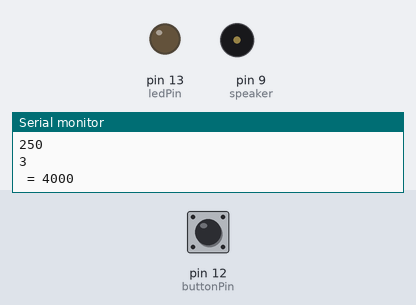
A sketch run on a simulated Arduino Uno, built with avr-gcc and run on an emulated ATmega328P. Parts: output pins drawn as LEDs (lit = HIGH), buzzer (waves = sounding), the last lines printed to the serial monitor. Dashed ring = blinking. The test bench sets the inputs (shaded band); at power-on: pin 12 (buttonPin) HIGH. Random numbers use the default seed unless the sketch sets one.

Above: at 4.8 s.
4.9 s: pin 12 (buttonPin) pulled LOW for 0.15 s
At 7.2 s:
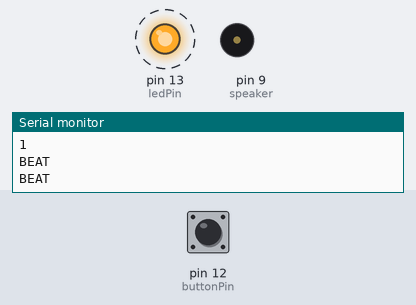
8.0 s: pin 12 (buttonPin) pulled LOW for 1 s
At 9.02 s:
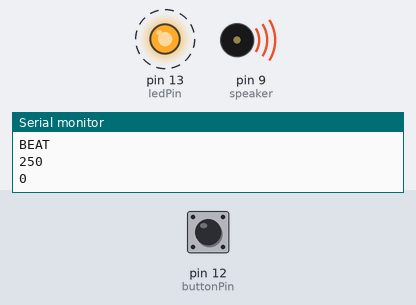
12.0 s: pin 12 (buttonPin) pulled LOW for 3.2 s
At 17.6 s:
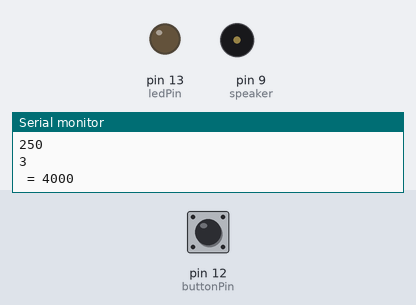
Timing chart, 0 to 19.1 s (numbered marks = the images above; inputs shaded):
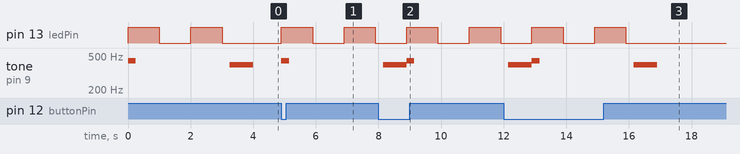

Measured:
- after the input at 4.9 s, pin 13 (ledPin): alternates HIGH for 1.0 s and LOW for 1.0 s, starting at once; tone on pin 9 (speaker): silent → 440 Hz at once, → silent 0.25 s later
- after the input at 8.0 s, pin 13 (ledPin): alternates HIGH for 1.0 s and LOW for 1.0 s, starting after 0.90 s
- after the input at 12.0 s, pin 13 (ledPin): alternates HIGH for 1.0 s and LOW for 1.0 s, 4 changes in all, then stays LOW, starting after 0.90 s
- by itself, pin 13 (ledPin): alternates HIGH for 1.0 s and LOW for 1.0 s, 4 changes in all, then stays LOW

The sketch:

RandomRhythm.ino
```cpp
/*
   Random rhythm generator

   Required hardware and circuit setup:
   Speaker attached to pin 9
   Button attached to pin 12
*/

// Speaker
const int speaker = 9; //pin

// Button
// While the button is pressed, the rhythm plays through the speaker
int buttonPin = 12;
int buttonState = 0; //1 means pressed; 0 means not pressed


// Time Signature:
const int beats = 4;
const int beatnote = 4;

// Tempo
const int bpm = 60;
float beatTime = 60000 / bpm; // time of 1 beat in milliseconds

// Chance multipliers (in %)
const int pauseChance = 20;

const int pauseInSequenceChance = 25; //Chance of having a pause in a triplet sequence
const int tripletChance = 15;

const int singledotChance = 20;
const int doubledotChance = 5;


// A list with the length (in beats x 1000)
// of all types of notes
// generated in the setup()
int noteLen[6];


int ledState = HIGH;
int ledPin = 13;

void setup() {
  Serial.begin(9600);
  randomSeed(analogRead(0));

  float k = 1000.0;
  for (int i = 0; i < 5; i++) {
    noteLen[i] = (int)(k * beatnote);

    k /= 2;
    /* noteLen indexes:
      0 -> whole note
      1 -> half note
      2 -> quarter note
      3 -> 8th note
      4 -> 16th note
    */
  }

  pinMode (buttonPin, INPUT_PULLUP);      // Sets pin 12 as a input for the button
  //digitalWrite (buttonPin, HIGH);  // Activates the pullup resistor of pin 12

  pinMode(ledPin, OUTPUT);
}


boolean randChance(int chance) {
  int r = random(1, 101);
  if (chance >= r) {
    return true;
  } else {
    return false;
  }
}


void loop() {

  //vars
  boolean rhythmReady = false; // shows whether we have successfully generated the rhythm
  int Measure[33]; // will hold the notes (their lengths in beatsx1000)

  //int counter = 0;
  //String readNote = "";
  while (rhythmReady == false) {
    /* UNCOMENT THIS  AND THE 2 LINES ABOVE IF THE NOTES ARE BEING RECEIVED THRU SERIAL
      if (Serial.available() > 0) {
      char data = Serial.read();
      if (data == ' ') {
        int readNoteInt = readNote.toInt();
        Measure[counter] = readNoteInt;
        counter += 1;
        readNote = "";
      } else if (data == '$') {
        Measure[counter] = 0;
        rhythmReady = true;
      } else {
        readNote += data;
      }

      }

      delay(10);
      AND THEN COMMENT EVERYTHING ELSE IN THIS LOOP*/
    int timeLeft = beats * 1000;
    int noteNum = 0;

    while (timeLeft > 0) {
      // NEW NOTE

      //What type of note?
      int lengthn = noteLen[random(0, 5)]; //holds length of current note
      if (timeLeft < lengthn) continue;

      //Pause or tone?
      boolean isPause = randChance(pauseChance);

      //Triplet sequence?
      int tripletNotesLeft = 0;
      boolean TripletMode = false;

      if ((2 * lengthn) % 1000 == 0 && timeLeft >= 2 * lengthn) {
        TripletMode = randChance(tripletChance);
      }
      if (TripletMode) tripletNotesLeft = 3;

      while (tripletNotesLeft > 0) {
        isPause = randChance(pauseInSequenceChance);

        int newLength = (int)(lengthn * (2.0 / 3));

        if (isPause) {
          Measure[noteNum] = -newLength; // if it's a pause, we make it negative
        } else {
          Measure[noteNum] = newLength;
        }
        noteNum += 1;
        tripletNotesLeft -= 1;
      }

      if (TripletMode) {
        timeLeft -= 2 * lengthn; // clears out the time of all 3 triplets at once
        continue;
      }
      TripletMode = false;

      //Dotted?
      boolean singleDot = randChance(singledotChance);
      boolean doubleDot = randChance(doubledotChance);
      if (singleDot && doubleDot) doubleDot = false; //?

      if (singleDot) {
        if (lengthn < noteLen[3]) continue;
        lengthn *= 1.5;
        if (timeLeft < lengthn) continue;
      } else if (doubleDot) {
        if (lengthn < noteLen[2]) continue;
        lengthn *= 1.75;
        if (timeLeft < lengthn) continue;
      }


      // Finally, adding the note!
      timeLeft -= lengthn;
      if (isPause) {
        Measure[noteNum] = -lengthn;
        // if it's a pause, it is stored as a negative number
      } else {
        Measure[noteNum] = lengthn;
      }
      Serial.println(Measure[noteNum]);
      noteNum += 1;
    }

    Measure[noteNum] = 0; // will mark the end of the measure
    buttonState = 1; // in order to play the rhythm once intitally
    rhythmReady = true; // now we are ready to move on to the second part
  }


  // Second part of the process (playing the rhythm):

  while (rhythmReady) {
    Serial.println(' ');
    int sum = 0; //for debug purposes only

    int currentNote = 0;
    bool firstNoteNotPlayed = true;
    unsigned long previousMillis = 1; //updates each note
    unsigned long previousBeatMillis = millis(); //updates each beat

    while (buttonState == 1) {

      unsigned long int duration = abs(Measure[currentNote]) * beatTime / 1000; //ms
      unsigned long currentMillis = millis();

      if (currentMillis - previousMillis >= duration || firstNoteNotPlayed) {
        // PLAYS NEXT NOTE OF THE MEASURE
        noTone(speaker);

        if (!firstNoteNotPlayed) {
          currentNote += 1;
        } else {
          firstNoteNotPlayed = false;
          // marks the first beat
          digitalWrite(ledPin, HIGH);
          Serial.println("BEAT");
          previousBeatMillis = currentMillis;
        }

        if (Measure[currentNote] == 0) {
          buttonState = 0;
          digitalWrite(ledPin, LOW);
          previousBeatMillis = currentMillis;
          break;
        }

        Serial.println(Measure[currentNote]);
        Serial.println(currentNote);

        //digitalWrite(ledPin, ledState%2); // change with each note
        //ledState += 1;

        //Serial.print(int(Measure[currentNote]));
        sum += abs(Measure[currentNote]);
        //Serial.print(' ');

        int note = 0;
        if (Measure[currentNote] > 0) {
          //if note is not a pause
          if (currentNote == 0) {
            note = 440; //A4
          } else {
            note = 394; //G4
          }
        }

        tone(speaker, note, abs(Measure[currentNote]) * beatTime / 1000);

        previousMillis = currentMillis;
      }


      if (currentMillis - previousBeatMillis >= (long)beatTime) {
        // CHANGES THE STATE OF THE LED ON EACH BEAT LIKE A METRONOME

        digitalWrite(ledPin, !digitalRead(ledPin));
        Serial.println("BEAT");
        previousBeatMillis = currentMillis;
      }
    }

    Serial.print(" = ");
    Serial.println(sum);


    while (buttonState == 0) {
      //Sets the playback in a paused state until the button is pressed
      if (digitalRead(buttonPin) == LOW) {
        buttonState = 1;
      }
    }
  }
}
```
